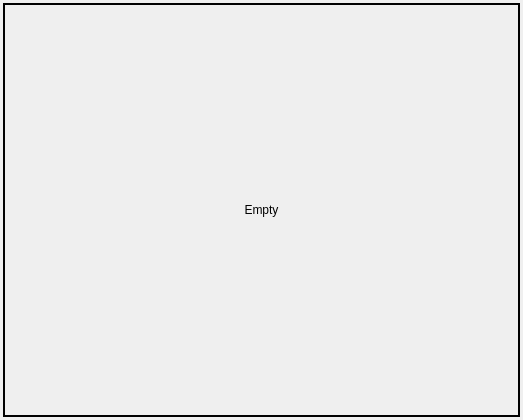
<?xml version="1.0" encoding="UTF-8"?>
<ui version="4.0">
 <class>ChamionSlot</class>
 <widget class="QWidget" name="ChamionSlot">
  <property name="geometry">
   <rect>
    <x>0</x>
    <y>0</y>
    <width>523</width>
    <height>420</height>
   </rect>
  </property>
  <property name="windowTitle">
   <string>Form</string>
  </property>
  <layout class="QVBoxLayout" name="verticalLayout">
   <property name="spacing">
    <number>8</number>
   </property>
   <property name="leftMargin">
    <number>3</number>
   </property>
   <property name="topMargin">
    <number>3</number>
   </property>
   <property name="rightMargin">
    <number>3</number>
   </property>
   <property name="bottomMargin">
    <number>3</number>
   </property>
   <item>
    <widget class="QLabel" name="label">
     <property name="sizePolicy">
      <sizepolicy hsizetype="Preferred" vsizetype="Preferred">
       <horstretch>1</horstretch>
       <verstretch>1</verstretch>
      </sizepolicy>
     </property>
     <property name="minimumSize">
      <size>
       <width>75</width>
       <height>75</height>
      </size>
     </property>
     <property name="frameShape">
      <enum>QFrame::Shape::WinPanel</enum>
     </property>
     <property name="frameShadow">
      <enum>QFrame::Shadow::Plain</enum>
     </property>
     <property name="text">
      <string>Empty</string>
     </property>
     <property name="scaledContents">
      <bool>false</bool>
     </property>
     <property name="alignment">
      <set>Qt::AlignmentFlag::AlignCenter</set>
     </property>
    </widget>
   </item>
  </layout>
 </widget>
 <resources/>
 <connections/>
</ui>
